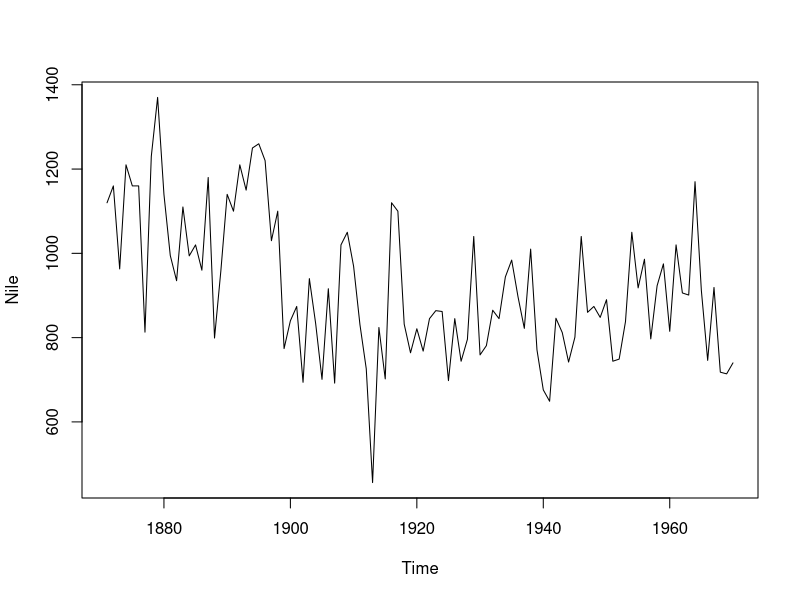
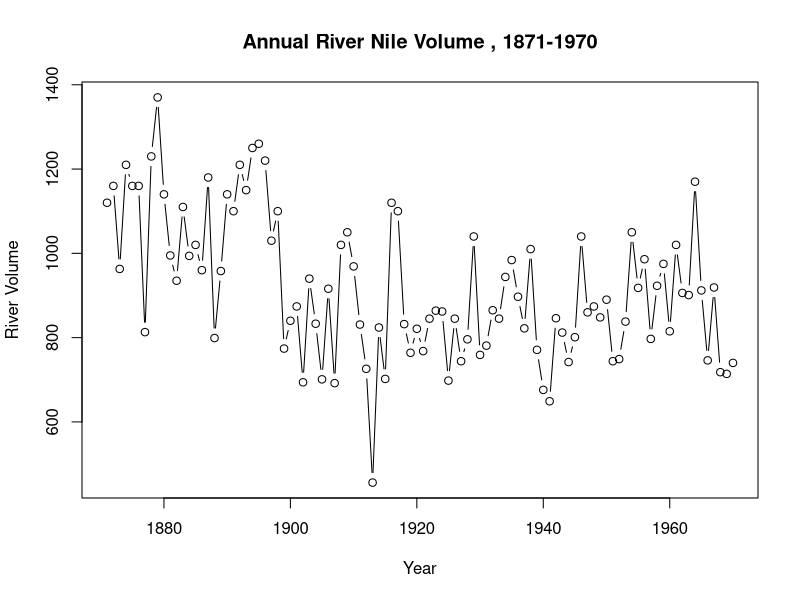
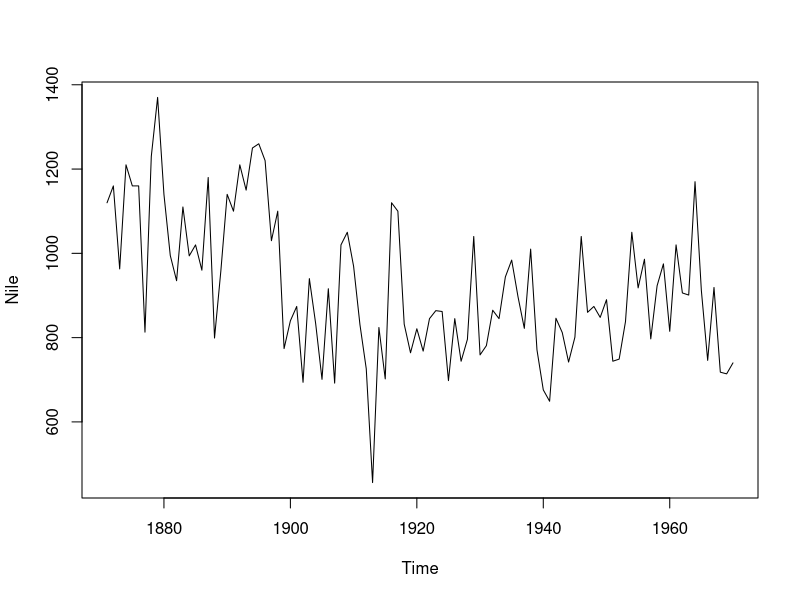
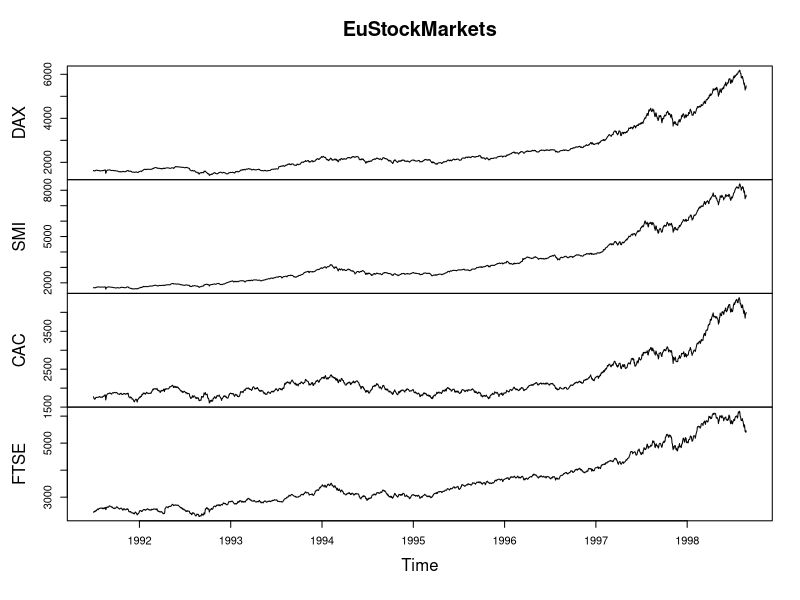
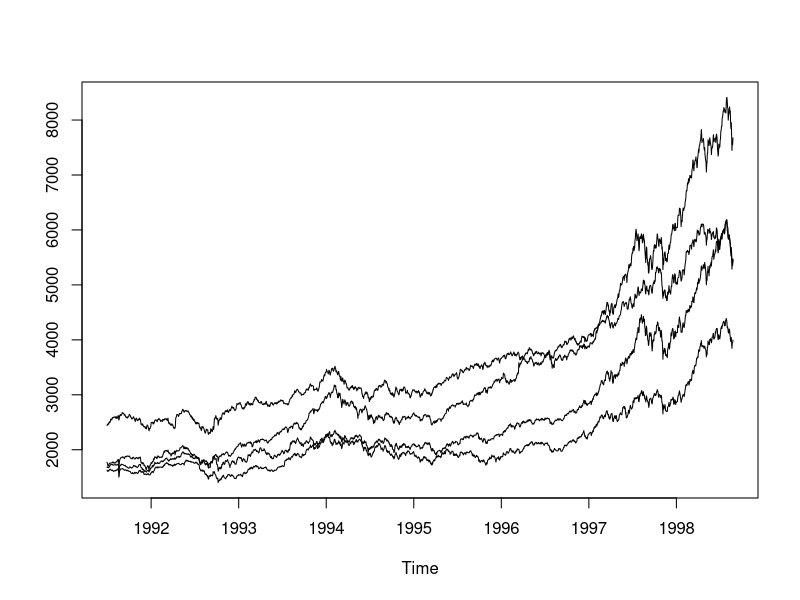
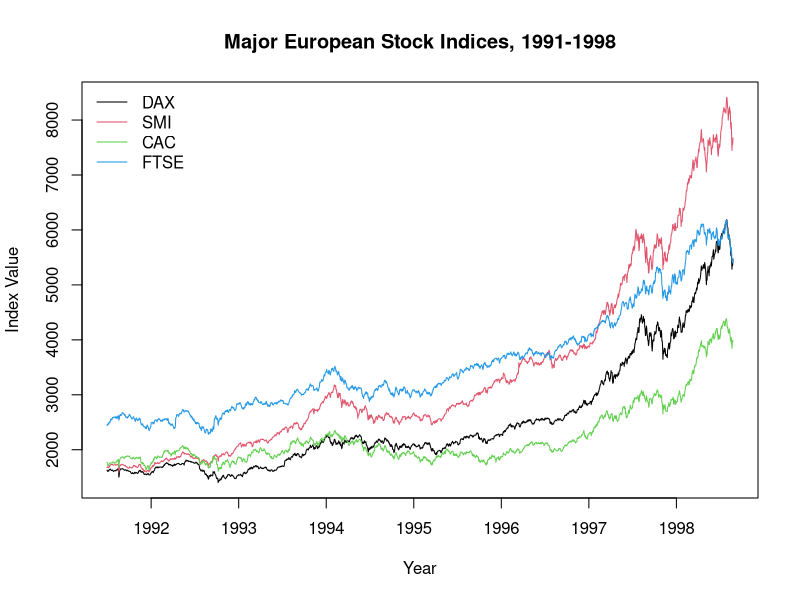
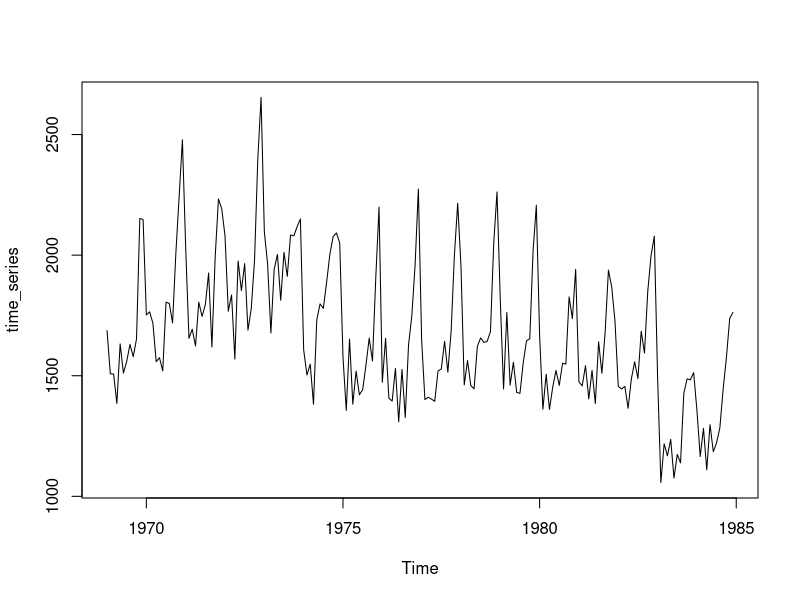
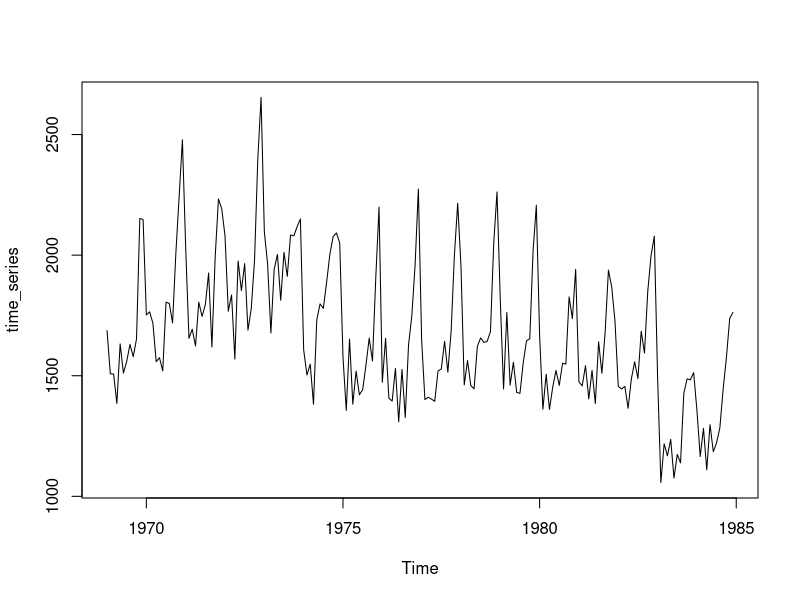

Write the R code that produced these figures, in order. (Note: this script raises an error after producing the figures.)
data("Nile")
Nile
data("EuStockMarkets")
View(EuStockMarkets)


length(Nile)
length(EuStockMarkets)

plot(Nile)
plot(Nile, xlab = "Year", ylab = "River Volume",main = "Annual River Nile Volume , 1871-1970",type = "b")
ts.plot(Nile)

plot(EuStockMarkets)
ts.plot(EuStockMarkets)
data("UKDriverDeaths")
UKDriverDeaths

#################################
#start end time frequency cycle - The deltat() function returns the fixed time interval between observations and the frequency() function returns the number of observations per unit time. Finally, the cycle() function returns the position in the cycle of each observation
start(Nile)
end(Nile)
time(Nile)
time(EuStockMarkets)
cycle(EuStockMarkets)
deltat(EuStockMarkets)
deltat(Nile)
frequency(Nile)
frequency(EuStockMarkets)
start(EuStockMarkets)

data("UKDriverDeaths")
UKDriverDeaths
#plot
ts.plot(EuStockMarkets, col = 1:4, xlab = "Year", ylab = "Index Value", main = "Major European Stock Indices, 1991-1998")

# Add a legend to your ts.plot
legend("topleft", colnames(EuStockMarkets), lty = 1, col = 1:4, bty = "n")

####time series object


time_series <- ts(UKDriverDeaths, start=1969 ,frequency = 12)

time_series
is.ts(time_series)
ts.plot(time_series)

#This property can stabilize variability when a series exhibits increasing variability over time. It may also be used to linearize a rapid growth pattern over time

linear_growth <- log(time_series)
ts.plot(time_series)
ts.plot(linear_growth)
length(dts)

####decompose and trends using stl

decomposets <- decompose(time_series)
decomposets
plot(decomposets)
# we can see a increasing trend
stlts <- stl(time_series, s.window = "periodic")
plot(stlts)

frequency(time_series)

#deseonalizing and detrend

dts <- diff(time_series)
plot(dts)
length(dts)

#using holtwinters model
len75 = (length(time_series)*75)/100
leny = (len75/12) - 1
leny
hots <- ts(UKDriverDeaths, start=c(1969,1) , end = c(1969+leny,12) ,frequency = 12)
plot(hots)


hotsm <- HoltWinters(hots)
hotsm
plot(hotsm)

len25  =  length(time_series) - length(hots)
p <- predict(hotsm, len25, prediction.interval = TRUE)
plot(hotsm,p)
sqrt(mean((hotsm-p)^2))
accuracy(hotsm , p)



#ARIMA
train_ats <- ts(UKDriverDeaths[1:144], start=c(1969,1) , end = c(1969+leny,12) ,frequency = 12)
train_ats <- diff(train_ats)
plot(train_ats)
test_ats <- ts(UKDriverDeaths[145:192], start=1981,frequency = 12)
test_ats
model = auto.arima(train_ats)
p <- predict(model,48)
autoplot(p)

train <- window(UKDriverDeaths,start = c(1969,1) ,end=c(1980,12))
train
model = auto.arima(train)
p <- forecast(model, h = 48)
p
plot(UKDriverDeaths)
plot(p)
accuracy(p,UKDriverDeaths)[,'RMSE']


#########################
train
fchw <- hw(train, seasonal = "additive", h = 48)
fchw
autoplot(fchw)
accuracy(p,UKDriverDeaths)[,'RMSE']
